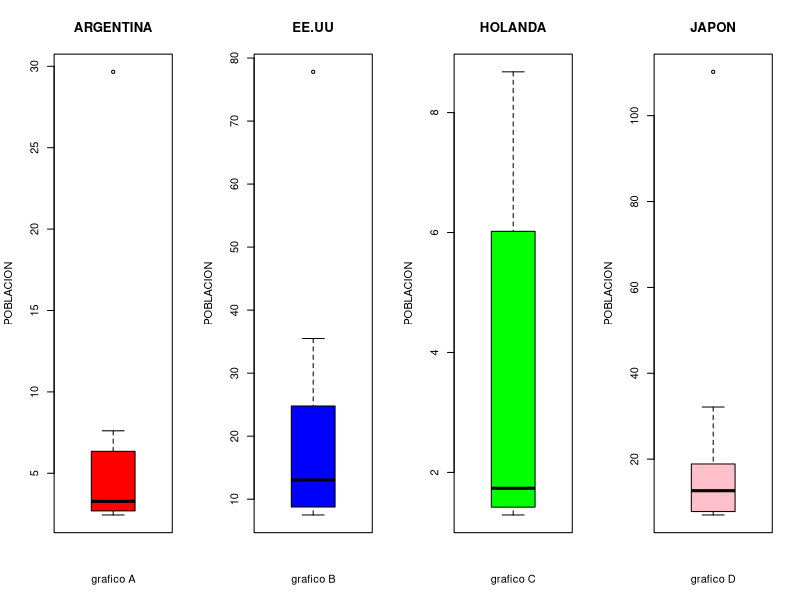
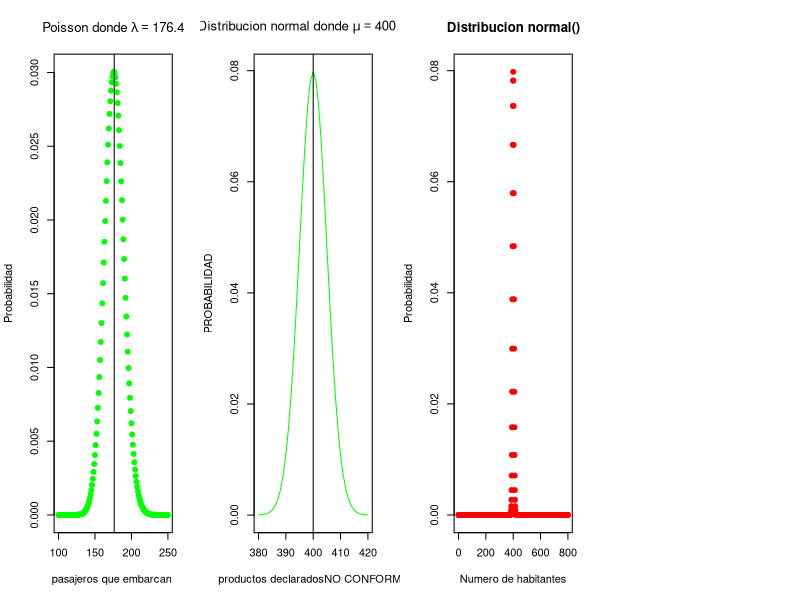

These charts were generated, in order, by the following R code:
## ---- chunk 1



argentina<-c(29.66,7.61,6.35,4.10,3.80,2.75,2.70,2.69,2.51,2.44)
EEUU<-c(77.81,35.50,24.79,20.02,16.70,9.39,9.38,8.76,7.63,7.50)
Holanda<-c(8.68,7.31,6.02,2.64,1.75,1.72,1.51,1.42,1.31,1.29)
Japon<-c(110.21,32.14,18.88,16.38,13.37,11.92,10.71,7.80,7.70,7.00)



par(mfrow = c(1,4))

boxplot(argentina, main = 'ARGENTINA', col='red', ylab='POBLACION', xlab='grafico A')
boxplot(EEUU,main = 'EE.UU',col='blue',ylab='POBLACION',xlab='grafico B')
boxplot(Holanda ,main = 'HOLANDA',col='green',ylab='POBLACION',ylab='POBLACION',xlab='grafico C')
boxplot(Japon,main = 'JAPON',col='pink',ylab='POBLACION',xlab='grafico D')




## ---- chunk 2

p=0.02
n=180

lambda=n*p
#lambda 3.6 serian las personas que no se presentan a embarque
#el 98% seria el valor de las personas que se presentan a embarque = 176.4
#ppois(181,176.4)
1-sum(dpois (0:181, 176.4))

plot(100:250,dpois(100:250,176.4),main =expression(paste("Poisson donde ",lambda==176.4)),
     xlab= "pasajeros que embarcan ",ylab = "Probabilidad",pch=19,col= "green" )
abline(v = 176.4)

## ---- chunk 3
sd=5
media=400
#p(x > 415) = 1-p(x <=415)
1-pnorm(415,media,sd)

plot(380:420, dnorm(380:420, mean=400,sd=5), type = 'l'
     ,xlab= "productos declaradosNO CONFORME", ylab="PROBABILIDAD",
     main =expression(paste("Distribucion normal donde ",mu==400," ",sigma==5)),
     pch=19,col= "green" )
  abline(v = 400)
  



x<-c(0:800,50)
y<-dnorm(x,400,5)
plot(x,y,main ="Distribucion normal()",xlab="Numero de habitantes", ylab="Probabilidad", col="red", pch=19)
